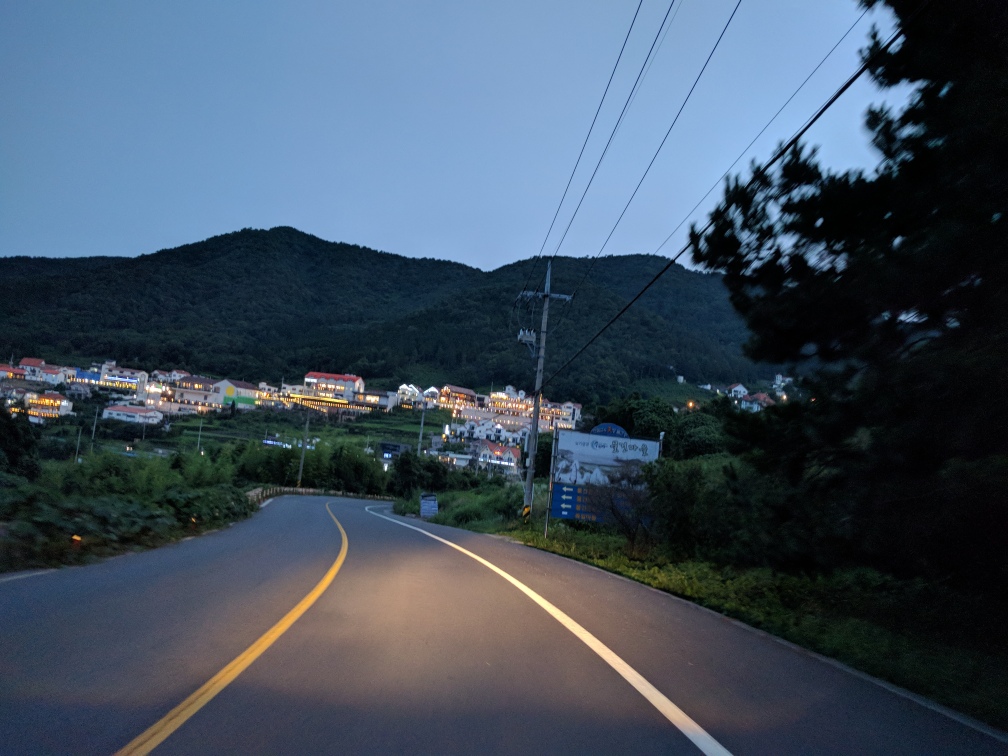
#> input picture openCV_try1/doro.jpg, 4032 x 3024 px, given in place of the camera (shown at 1/4 size)
$ python minimal.py   (older library calls are emulated)
#> lines starting #> are read from the running program, lines starting #| are printed output that depends on the picture; after the words box and inside, x2 and y2 are one past the last pixel; in counts of white or black regions, pixels touching at a corner belong together
import cv2
import sys
import math
import cv2 as cv
import numpy as np

# hsv필터를 상황에 맞게 변형시킬 수 있음
# 나는 예시 동영상 기준 차선 색깔을 필터링함

cap = cv2.VideoCapture(1)  # 그대로 0으로 바꿔놓면 카메라

while (True):
    ret, src = cap.read()  # 파일-> src
#> src is the input picture: shape (3024, 4032, 3); mean B, G, R 95.4, 79.6, 64.7

    src = cv2.resize(src, (640, 360))  # 크기조절
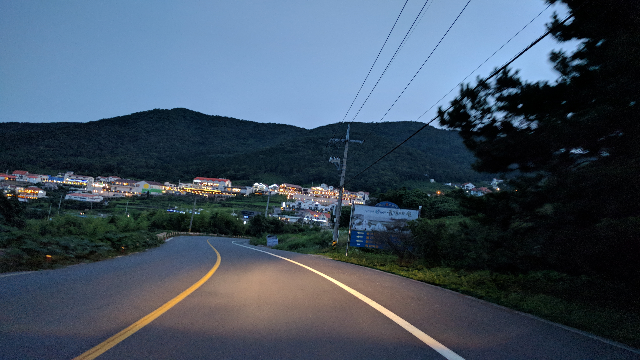
#> src: shape (360, 640, 3); mean B, G, R 95.3, 79.5, 64.6
    # 카메라가 고정이 되면 인식하는 화면만 자르면 되므로 하늘과 구분 못하는
    # 일은 없을 것이다.
    # 주황색 라인은 관심영역을 왼쪽으로만 잘라서 계산하고
    # 흰색 라인은 관심 영역을 오른쪽으로만 잘라서 계산하면 반대편 차선 고려X

    # 주황색 hsv 필터처리한 영상
    img_hsv = cv2.cvtColor(src, cv2.COLOR_BGR2HSV)  # hsv이미지로 변환한다
#> img_hsv: shape (360, 640, 3); mean H, S, V 96.6, 112.9, 99.3
    lower_blue = (0, 0, 0)
    upper_blue = (240, 100, 60)
    colorfilter = cv2.inRange(img_hsv, lower_blue, upper_blue)
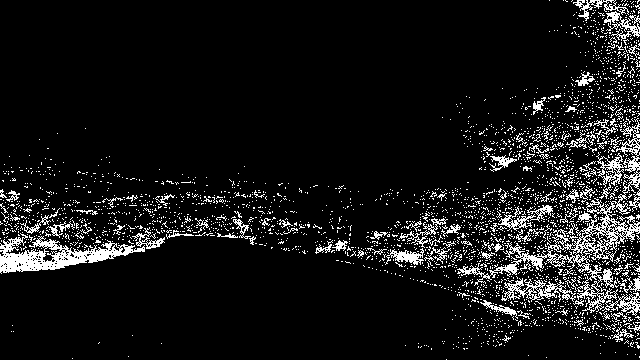
#> colorfilter: shape (360, 640); 8.9% white in thin lines or dots
    # 컬러필터 처리결과는 아이러니하게도 흑백임
    # 필터뿐아니라 라인 검출시에도 주황색 따로, 흰색 따로 edge/line검출 할 수 있음

    # sobel edge detect함수의 입력은 gray-scale
    img_sobel_x = cv2.Sobel(colorfilter, cv2.CV_64F, 1, 0, ksize=3)
    img_sobel_x = cv2.convertScaleAbs(img_sobel_x)  # x축 sobel 연산
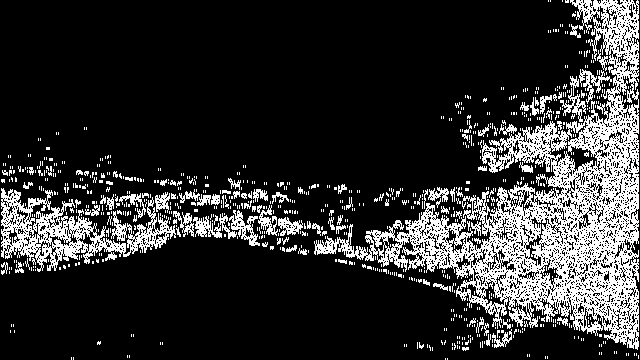
#> img_sobel_x: shape (360, 640); 18.7% white in thin lines or dots
    img_sobel_y = cv2.Sobel(colorfilter, cv2.CV_64F, 0, 1, ksize=3)
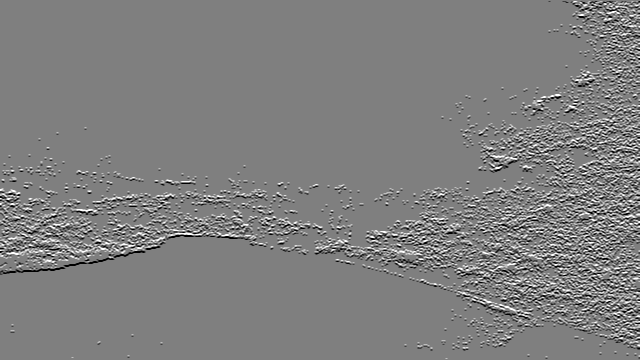
#> img_sobel_y: shape (360, 640) float64; min -1020, max 1020, mean -0.3; drawn with min black and max white
    img_sobel_y = cv2.convertScaleAbs(img_sobel_y)  # y축 sobel 연산
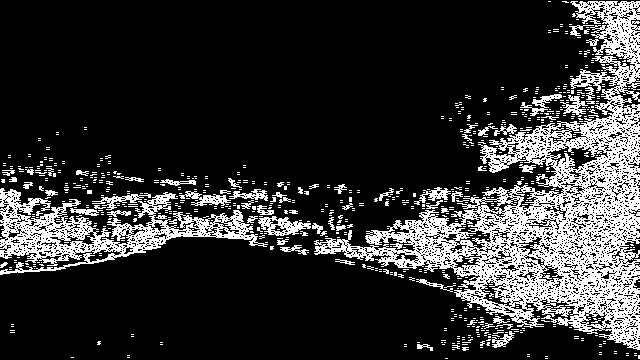
#> img_sobel_y: shape (360, 640); 19.5% white in thin lines or dots

    dst = cv2.addWeighted(img_sobel_x, 1, img_sobel_y, 1, 0);  # xy축 결합
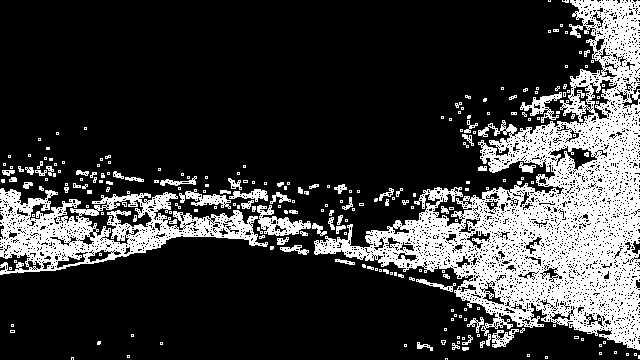
#> dst: shape (360, 640); 23% white; 242 white regions (170 under 20 px), largest, box (x1, y1, x2, y2) and area: (314, 0, 640, 350) 37026, (0, 188, 268, 275) 9261, (257, 205, 311, 236) 719

    # cane = cv.Canny(colorfilter, 50, 200, None, 3)#케니 에지는 이제 쓸모없다


    cdst = cv.cvtColor(dst, cv.COLOR_GRAY2BGR)  # 라인에 선 입히려고 다시 컬러로 변환
    cdstP = np.copy(cdst)  # 복사
    cdstA = np.copy(cdst)  # 임시

    # 허프 라인 검출 : 180, 150에서 150숫자가 낮아지면 훨씬 민감해진다
    lines = cv.HoughLines(dst, 1, np.pi / 180, 140, None, 0, 0)
    if lines is not None:  # 라인이 있을 경우에만 실행

        for i in range(0, len(lines)):  # 삼각함수 구하는 과정임
            rho = lines[i][0][0]
            theta = lines[i][0][1]
            a = math.cos(theta)
            b = math.sin(theta)
            x0 = a * rho
            y0 = b * rho
            pt1 = [int(x0 + 1000 * (-b)), int(y0 + 1000 * (a))]
            pt2 = [int(x0 - 1000 * (-b)), int(y0 - 1000 * (a))]
#> this loop made 3572 passes
#> (rho, theta, a, b, x0, y0, pt1, pt2) on passes 1 to 3: (228, 1.57, -4.37e-08, 1, -9.97e-06, 228, [-1000, 227], [999, 228]), (214, 1.66, -0.0872, 0.996, -18.65, 213.2, [-1014, 126], [977, 300]), (232, 1.57, -4.37e-08, 1, -1.01e-05, 232, [-1000, 231], [999, 232])

            # 테스트용 라인그리기 주석 cv.line(cdst, pt1, pt2, (0, 255, 255), 2)
            # 테스트용 변수확인하기 주석 print(rho, " ", theta, " ", a, " ", b, " ", x0, " ", y0, " ", pt1, " ", pt2, "\n")

    linesP = cv.HoughLinesP(dst, 1, np.pi / 180, 50, None, 50, 10)
#> linesP = 405 rows, first 6: [367, 233, 637, 229], [173, 215, 288, 237], [4, 228, 264, 237], [365, 238, 637, 238], [101, 197, 191, 215], [315, 244, 638, 295]
    if linesP is not None:
        for i in range(0, len(linesP)):
            l = linesP[i][0]
            cv.line(cdstP, (l[0], l[1]), (l[2], l[3]), (180, 120, 255), 3, cv.LINE_AA)
#> this loop made 405 passes
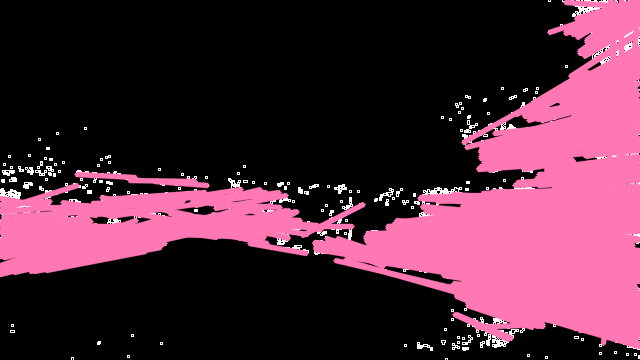
#> cdstP: shape (360, 640, 3); mean B, G, R 59.3, 40.9, 82.2

    cv.imshow("오리지널", src)
    cv.imshow("Source", dst)
    cv.imshow("Detected Lines (in red) - Standard Hough Line Transform", cdst)
    cv.imshow("Detected Lines (in red) - Probabilistic Line Transform", cdstP)

    if cv2.waitKey(1) & 0xFF == ord('q'):
#> (key q is pressed here)
        break

cap.release()
cv2.destroyAllWindows()

$ run again, on openCV_try1/sssss.jpg
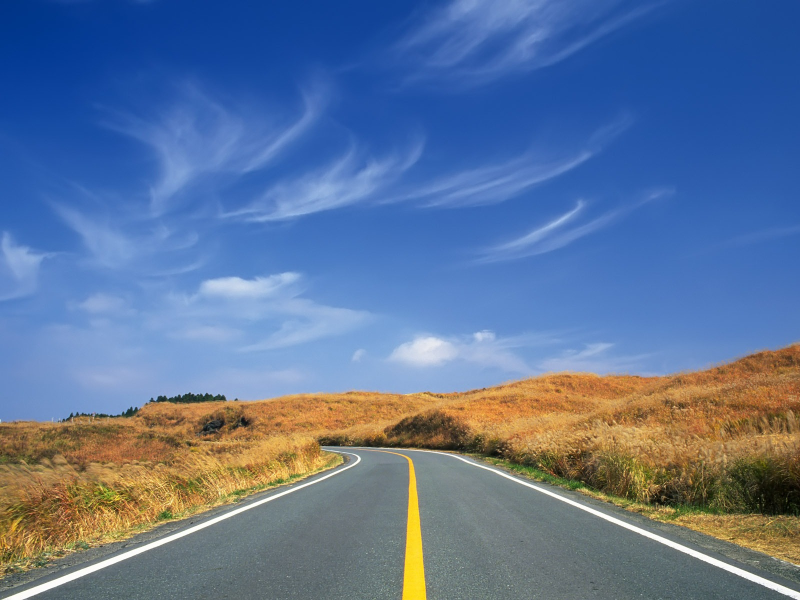
#> input picture openCV_try1/sssss.jpg, 1600 x 1200 px, given in place of the camera (shown at 1/2 size)
#> src is the input picture: shape (1200, 1600, 3); mean B, G, R 151.6, 116.7, 94.4
#> src: shape (360, 640, 3)
#> img_hsv: shape (360, 640, 3); mean H, S, V 87.3, 140.2, 170.6
#> `colorfilter = cv2.inRange(img_hsv, lower_blue, upper_blue)`:
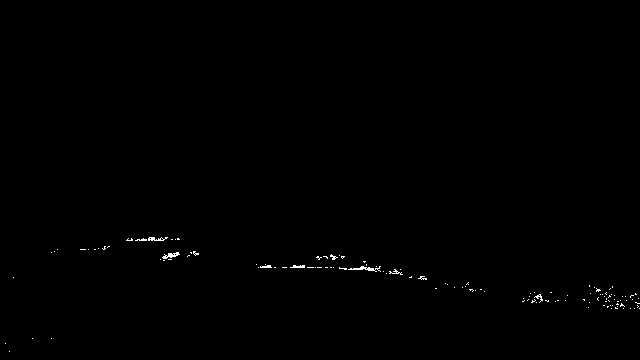
#> colorfilter: shape (360, 640); 0.29% white in thin lines or dots, all inside (x1, y1, x2, y2) = (5, 237, 640, 352)
#> dst: shape (360, 640); 0.98% white; 44 white regions (23 under 20 px), largest, box (x1, y1, x2, y2) and area: (338, 260, 404, 276) 344, (125, 236, 169, 242) 205, (521, 291, 550, 304) 187
#> lines = [[238, 1.66], [216, 1.71]]
#> the loop `for i in range(0, len(lines)):` made 2 passes
#> (rho, theta, a, b, x0, y0, pt1, pt2) on passes 1 to 2: (238, 1.66, -0.0872, 0.996, -20.74, 237.1, [-1016, 149], [975, 324]), (216, 1.71, -0.139, 0.99, -30.06, 213.9, [-1020, 74], [960, 353])
#> linesP = [[320, 266, 403, 273], [293, 264, 427, 278], [292, 265, 348, 270]]
#> the loop `for i in range(0, len(linesP)):` made 3 passes
#> after the loop `for i in range(0, len(linesP)):`:
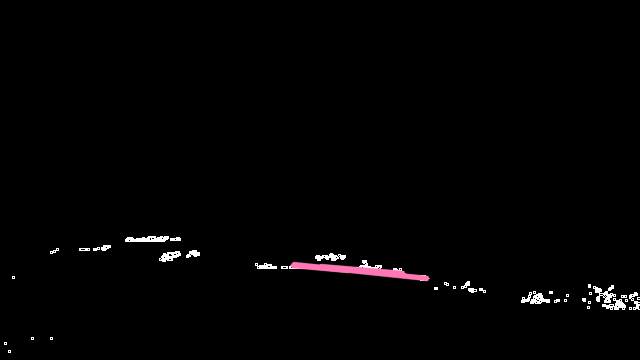
#> cdstP: shape (360, 640, 3); mean B, G, R 2.7, 2.5, 3
